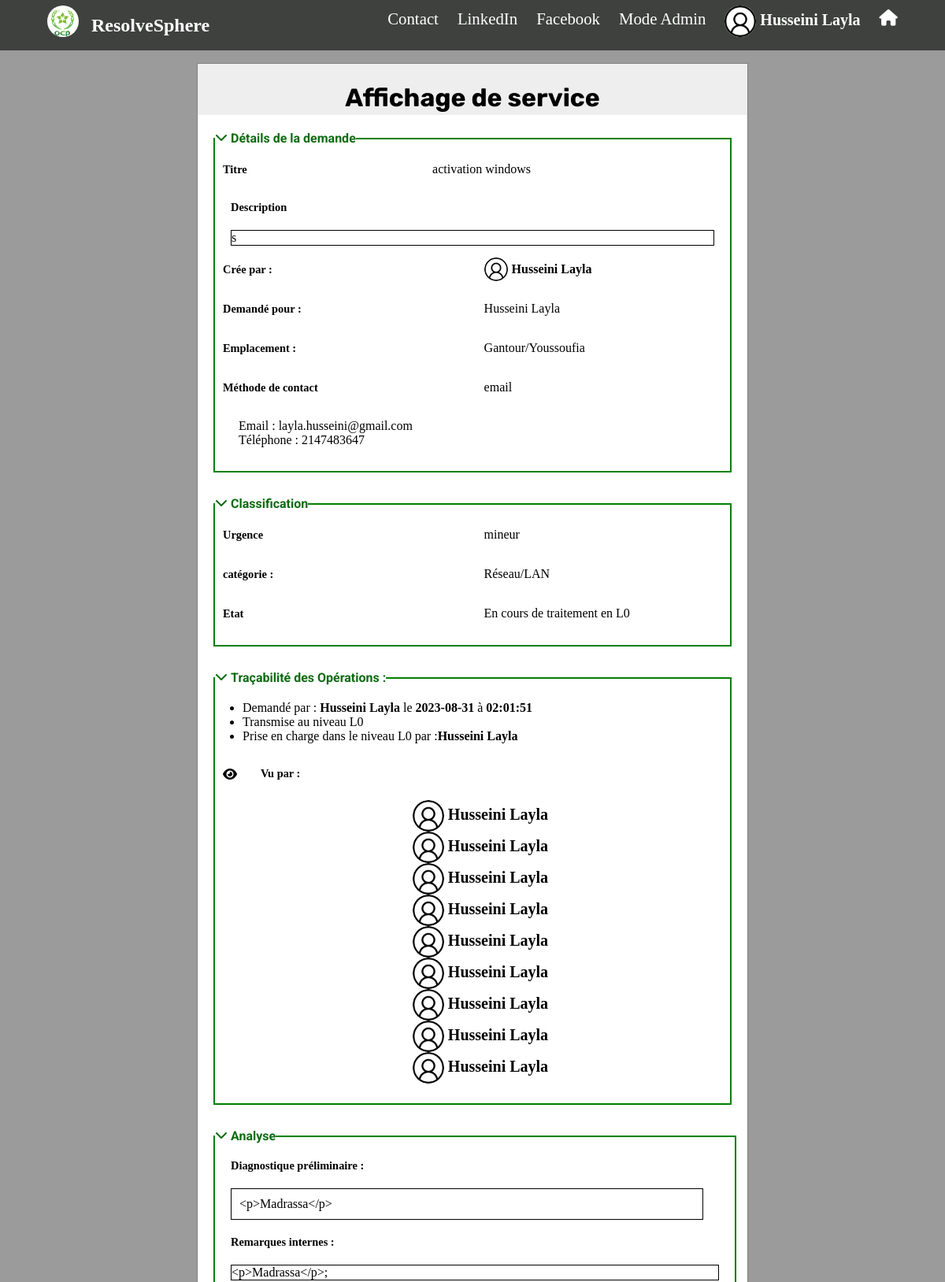
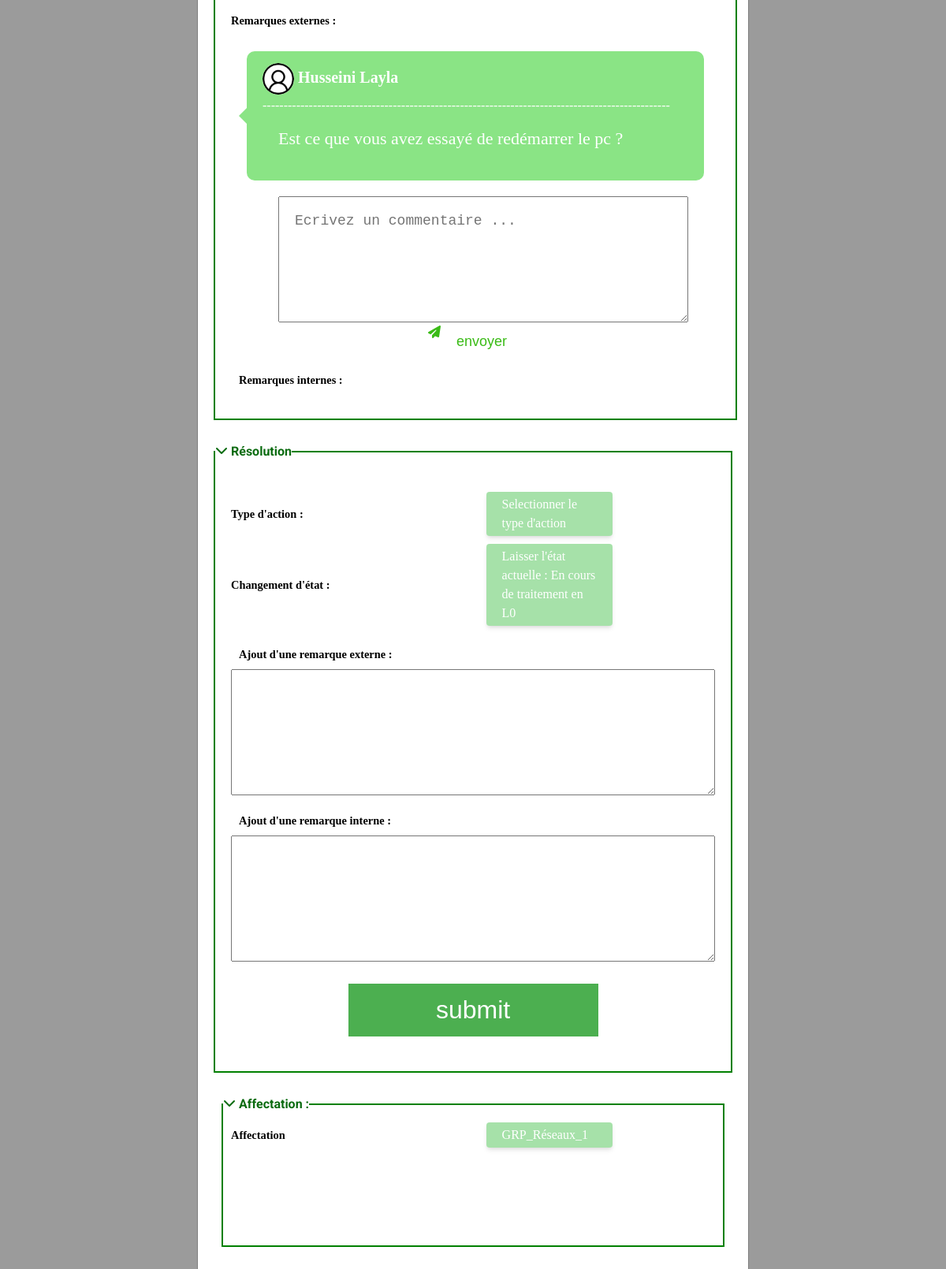
The app's page /opérateur/service_admin.php?service_id=118 (signed in) with its own data (2 pictures, top to bottom).
### tables this page shows
CREATE TABLE `services` (
  `id` int(11) NOT NULL,
  `titre` varchar(100) NOT NULL,
  `demandé_par` varchar(50) NOT NULL,
  `demandé_pour` varchar(50) NOT NULL,
  `état` varchar(50) DEFAULT NULL,
  `groupes_affectation` varchar(100) NOT NULL,
  `date_de_création` varchar(50) NOT NULL,
  `date_de_résolution` varchar(50) NOT NULL,
  `emplacement` varchar(40) NOT NULL,
  `SLA` varchar(40) NOT NULL,
  `details` longtext DEFAULT NULL,
  `contact_method` varchar(50) DEFAULT NULL,
  `urgence` varchar(200) DEFAULT NULL,
  `categorie` varchar(200) DEFAULT NULL,
  `prise_L0_par` varchar(50) DEFAULT NULL,
  `prise_L1_par` varchar(50) DEFAULT NULL,
  `Vu_par` varchar(300) DEFAULT '__',
  `diagnostique` longtext DEFAULT NULL
);

CREATE TABLE `user` (
  `first_name` varchar(30) NOT NULL,
  `last_name` varchar(30) NOT NULL,
  `user_id` int(11) NOT NULL,
  `user_email` varchar(50) NOT NULL,
  `user_phone` int(20) NOT NULL,
  `user_password` varchar(30) NOT NULL,
  `is_he_admin` tinyint(1) DEFAULT NULL,
  `gender` varchar(30) DEFAULT NULL,
  `user_image` varchar(500) NOT NULL DEFAULT 'userIcon.png',
  `is_RH` tinyint(1) DEFAULT NULL,
  `CIN` varchar(20) DEFAULT NULL,
  `birth_date` date DEFAULT NULL,
  `postal_address` varchar(30) DEFAULT NULL,
  `postal_adresse` varchar(30) DEFAULT NULL,
  `drivers_license` varchar(30) DEFAULT NULL,
  `poste` varchar(200) DEFAULT NULL,
  `emplacement` varchar(200) DEFAULT NULL,
  `user_description` varchar(1000) DEFAULT NULL,
  `niveau` varchar(10) DEFAULT NULL,
  `is_plateform_admin` tinyint(1) DEFAULT NULL,
  `affectation_groups` varchar(400) NOT NULL
);

CREATE TABLE `remarques_services` (
  `remarque_id` int(11) NOT NULL,
  `service_id` int(11) NOT NULL,
  `remarque` longtext NOT NULL,
  `opérateur` longtext NOT NULL,
  `type_service` varchar(50) NOT NULL,
  `date_de_remarque` datetime DEFAULT NULL,
  `niveau` varchar(20) NOT NULL
);

### opérateur/service_admin.php (the view, shortened to what the rows shown need)
<?php
include("../includes/connect.php");
include("../includes/tricky_functions.php");
?>
<!DOCTYPE html>
<html lang="en">
<head>
    <link rel="stylesheet" href="../css/demandedeserviceForm.css">
    <link rel="stylesheet" href="https://cdnjs.cloudflare.com/ajax/libs/font-awesome/6.4.2/css/all.min.css" />
    <link rel="stylesheet" href="../css/navbar.css">
    <link rel="stylesheet" href="../css/searchable-dropdown.css">
    <link rel="stylesheet" href="https://cdn.jsdelivr.net/npm/flatpickr/dist/flatpickr.min.css">
    <link rel="stylesheet" href="../css/datepicker.css">
</head>
<body>
  <nav class="navbar">
    <div class="navbar-container container">
        <div class = "logo-container">
         <h1 class="logo">ResolveSphere</h1>
        </div>
    </div>
</nav>
<div class="dmd-container">
  <div class="second-container">
    <div class="header">
      <h1 id="title">Affichage de service</h1>
    </div>
    <?php
    $select_query="SELECT * FROM services where id=".$_GET["service_id"];
    $result_query=mysqli_query($conn,$select_query);
    $user_info=mysqli_fetch_assoc($result_query);
    ?>
    <div  class="fields-wrapper" >
      <fieldset>
        <div id="wrapwrap">
        <div class="field-container">
          <label for="titre">
            Titre
          </label>
          <div class="titre" id="titre"><?php echo $user_info["titre"]; ?></div>
        </div>
            <div class="quill-container">
                <div class="detail"><?php echo htmlspecialchars_decode(str_replace("<apostrophe/>","'",$user_info["details"])); ?></div>
            </div>
          <div class="field-container">
            <div class="account-container">
            <div class="demandé_pour"><?php
            $demande_pour_select="Select * FROM user where user_email='".$user_info["demandé_pour"]."';";
            $result_demande_pour_select=mysqli_query($conn,$demande_pour_select);
            $demande_pour_info=mysqli_fetch_assoc($result_demande_pour_select);
            echo $demande_pour_info["last_name"]." ".$demande_pour_info["first_name"]; ?></div>
          </div>
              </div>
          <div class="field-container">
            <label for="">Emplacement : </label>
            <div class="emplacement"><?php echo $user_info["emplacement"]; ?></div>
            </div>
            <div style="display:block">
              <div class="field-container">
                <label>Méthode de contact </label>
                <div class="contact"><?php echo $user_info["contact_method"]; ?></div>
              </div>
                <div class="cordonnées" style="display:block"> <div> Email : <?php echo $demande_pour_info["user_email"];  ?></div><div>Téléphone : <?php echo $demande_pour_info["user_phone"];  ?></div></div>
          </div>
    </fieldset>
      <fieldset>
            <div id="wrapwrap" style=" height:100px; margin-bottom:40px">
              <div class="field-container" >
                  <label>Urgence
                    </label>
                    <div class="urgence"><?php echo $user_info["urgence"]; ?></div>
              </div>
              <div class="field-container">
                <label for="">catégorie : </label>
                <div class="catégorie"><?php echo $user_info["categorie"]; ?></div>
              </div>
              <div class="field-container">
                <label for="civilité">Etat</label>
                <div><?php echo $user_info["état"]; ?></div>
            </div>
             </fieldset>
             <fieldset>
                <ul style = "margin-left:35px; margin-top:20px;">
                  <li>Demandé par : <?php echo "<b>". $demande_pour_info["last_name"]." ".$demande_pour_info["first_name"]." </b>"?> <?php $date = substr($user_info["date_de_création"], 0, 10);
        $heure = substr($user_info["date_de_création"], 11);
        $formatted_date = "le <b>" . $date . "</b> à <b>" . $heure."</b>";
                echo $formatted_date; ?></li>
                  <?php if($user_info["prise_L0_par"]!=NULL){
                  $select_prise_L0_par_query="SELECT * FROM user where user_email='".$user_info["prise_L0_par"]."'";
                  $result_select_prise_L0_par=mysqli_query($conn,$select_prise_L0_par_query);
                  $prise_L0_par_row=mysqli_fetch_assoc($result_select_prise_L0_par);
                  echo "<li>Prise en charge dans le niveau L0 par :<b>".$prise_L0_par_row["last_name"]." ".$prise_L0_par_row["first_name"]."</b></li>";
                }
                ?>
                </ul>
              <div class="viewers">
              <?php
              $viewers=$user_info["Vu_par"].$_SESSION["user_email"]."__";
                    $update_viewers="UPDATE services set Vu_par='".$viewers."' where id=".$user_info["id"];
                    mysqli_query($conn,$update_viewers);
                    $viewers_array=extractSubstrings($viewers);
                    foreach($viewers_array as $viewer)
                    {
                      $viewer_select="SELECT * FROM user where user_email='".$viewer."'";
                      $result_viewer_select=mysqli_query($conn,$viewer_select);
                      $viewer_row=mysqli_fetch_assoc($result_viewer_select);
                      echo "
                      <div class='account-container'>
                      <img src='../imgs/usersImages/".$viewer_row['user_image']."' class='logo-image' alt=''>
                      <h3>".$viewer_row['last_name'].' '.$viewer_row['first_name']."</h3>
                      </div>
                      ";
                    }
               ?>
              </div>
             </fieldset>
<?php
      if($user_info["prise_L1_par"]!=NULL || $user_info["prise_L0_par"]!=NULL)
      {
        $select_remarques_internes_query="SELECT * FROM remarques_services WHERE type_service ='interne' AND service_id=".$user_info["id"]." AND niveau='".$_SESSION["niveau"]."' ORDER BY date_de_remarque DESC";
        $result_select_remarques_internes=mysqli_query($conn,$select_remarques_internes_query);
        $select_remarques_externes_query="SELECT * FROM remarques_services WHERE type_service ='externe' AND service_id=".$user_info["id"]." ORDER BY date_de_remarque DESC";
        $result_select_remarques_externes=mysqli_query($conn,$select_remarques_externes_query);
        if(mysqli_num_rows($result_select_remarques_externes)>0 || mysqli_num_rows($result_select_remarques_internes)>0 || $user_info["diagnostique"]!=NULL )
        {
          echo "<fieldset>
          <legend><i class='fa-solid fa-chevron-down'></i>Analyse</legend>
            ";
            if($user_info["diagnostique"]!=NULL)
            {
                echo ' <div class="quill-container">
                <label class ="diagnostic-label"for="editor" >Diagnostique préliminaire : </label>
                <div class="diagno">'.$user_info["diagnostique"].'</div>
            </div>';
            }
            $connected_user_groups=extractSubstrings($_SESSION['affectation_groups']);
            $service_groups=extractSubstrings($user_info["groupes_affectation"]);
            if(mysqli_num_rows($result_select_remarques_internes)>0 && hasIntersection($connected_user_groups,$service_groups))
            {
              echo ' <div class="quill-container">
              <label class ="remarque-label" for="editor" >Remarques internes : </label>';
              while($row=mysqli_fetch_assoc($result_select_remarques_internes)){
                  echo '<div class="detail">'.$user_info["diagnostique"].';</div>';
              }
              echo "</div>";
            }
            if(mysqli_num_rows($result_select_remarques_externes)>0)
            {
              echo ' <div class="quill-container">
              <label class ="remarque-label" for="editor" >Remarques externes : </label>';
              while($row=mysqli_fetch_assoc($result_select_remarques_externes))
              {
                $select_operateur_query="SELECT * FROM user WHERE user_email='".$row["opérateur"]."'";
                $result_select_operateur=mysqli_query($conn,$select_operateur_query);
                $operateur=mysqli_fetch_assoc($result_select_operateur);
                  echo '<div class="speech-bubble"><div class="account-container" >
                  <img src="../imgs/usersImages/'.$operateur["user_image"].'" class="logo-image" alt="">
                  <h3 style="color:white">'.$operateur["last_name"]." ".$operateur["first_name"].'</h3>
              </div><div style="color:white">-------------------------------------------------------------------------------------------------</div><div class="remarque">'.$row["remarque"].'</div></div>';
            echo '<form method="post"><textarea class="commentaire" placeholder="Ecrivez un commentaire ..." name="commentaire_'.$row["remarque_id"].'"></textarea><div style="display:flex;justify-content:center;"><i class="fa-solid fa-paper-plane" style="color: #3abb16;"></i><input name ="sub_comment_'.$row["remarque_id"].'" style = "background-color:transparent;border:none;color:#3abb16;font-size:18px" type ="submit" value="envoyer" ></div></form>';
                }
            echo "</fieldset>";
        }
}
  }
?>
  </div>
</div>
</div>
</body>
</html>

### records on screen
services: titre "activation windows", details "s", emplacement "Gantour/Youssoufia", contact_method "email", urgence "mineur", categorie "Réseau/LAN", état "En cours de traitement en L0", date_de_création "2023-08-31", date_de_création "02:01:51", diagnostique "<p>Madrassa</p>"
user: last_name "Husseini", first_name "Layla", user_email "layla.husseini@gmail.com", user_phone "2147483647", user_image (picture)
remarques_services: service.diagnostique "<p>Madrassa</p>"
remarques_services: user.user_image (picture), user.last_name "Husseini", user.first_name "Layla", remarque "Est ce que vous avez essayé de redémarrer le pc ?", remarque_id "Ecrivez un commentaire ..."

### other values on screen
$_SESSION["user_last_name"] "Husseini"
$_SESSION["user_first_name"] "Layla"
